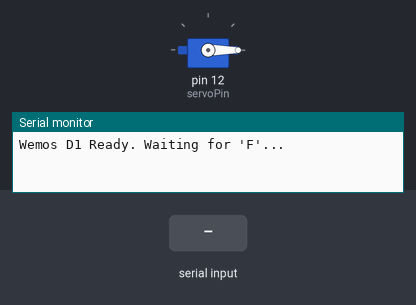
Simulated run of this sketch. Board: Arduino Uno, built with avr-gcc and run on an emulated ATmega328P. On the bench: servo, the last lines printed to the serial monitor. Inputs (shaded band) come from the test bench.

Above: at 1.2 s.
1.3 s: "F" received over Serial
At 2.0 s:
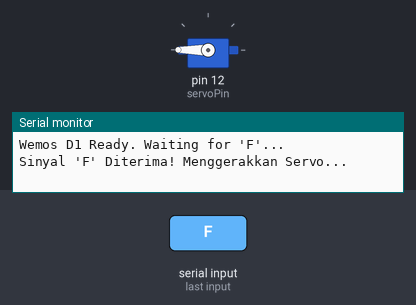
Timing chart, 0 to 4.3 s (numbered marks = the images above; inputs shaded):
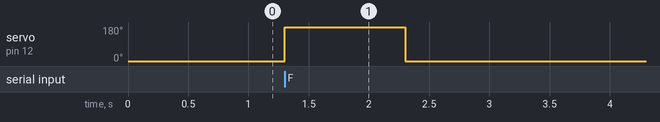

The sketch:

ArduinoCode.ino
```cpp
#include <Servo.h>

// Inisialisasi objek servo
Servo myServo;

// Untuk Wemos D1 R1, gunakan D4 (GPIO 2)
// Ini adalah pin yang paling stabil untuk servo pada board ini
const int servoPin = 12;

void setup() {
  // Baud rate harus 9600 agar sesuai dengan kode Python kamu
  Serial.begin(9600);

  // Menghubungkan servo ke pin
  myServo.attach(servoPin);

  // Set posisi awal (tertutup)
  myServo.write(0);

  // Indikator bahwa ESP8266 sudah siap
  Serial.println("Wemos D1 Ready. Waiting for 'F'...");
}

void loop() {
  // Cek apakah ada data masuk dari kabel USB (Python)
  if (Serial.available() > 0) {
    char data = Serial.read();

    // Jika menerima karakter 'F' (Feed)
    if (data == 'F') {
      Serial.println("Sinyal 'F' Diterima! Menggerakkan Servo...");

      // Gerakkan servo ke 90 derajat (membuka katup makanan)
      myServo.write(180);
      delay(1000); // Tunggu 1 detik agar makanan jatuh

      // Kembalikan ke posisi 0 derajat (menutup kembali)
      myServo.write(0);

      Serial.println("Pemberian makan selesai.");
    }
  }
}
```

Measured:
- after the input at 1.3 s, servo on pin 12 (servoPin): 0° → 180° at once, → 0° 1.0 s later
